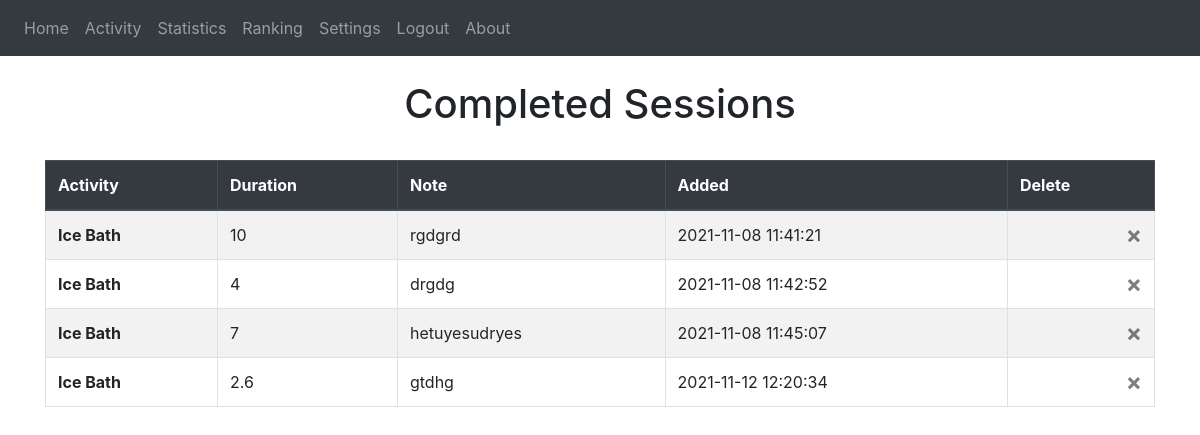
The page /activity (signed in) on the database its author committed.
### website/models.py (models this page shows)
class Note(db.Model):
    id = db.Column(db.Integer, primary_key=True)
    data = db.Column(db.String(10000))
    time = db.Column(db.Integer)
    activity = db.Column(db.String(1000))
    date = db.Column(db.DateTime(timezone=True), default=func.now())
    user_id = db.Column(db.Integer, db.ForeignKey('user.id'))

### website/auth.py (the view)
@auth.route('/activity')
@login_required
def activity():
    return render_template('activity.html', user=current_user)

### website/__init__.py (called while the page is built)
def create_app():
    app = Flask(__name__)
    app.config['SECRET_KEY'] = 'jhdsgf dshjgfj'
    app.config['SQLALCHEMY_DATABASE_URI'] = f'sqlite:///{DB_NAME}'
    app.config['SQLALCHEMY_TRACK_MODIFICATIONS'] = False
    db.init_app(app)
    from .views import views
    from .auth import auth
    app.register_blueprint(views, url_prefix='/')
    app.register_blueprint(auth, url_prefix='/')
    from .models import User
    from .models import Note
    create_database(app)
    login_manager = LoginManager()
    login_manager.login_view = 'auth.login'
    login_manager.init_app(app)
    @login_manager.user_loader
    def load_user(id):
        return User.query.get(int(id))
    return app

### website/templates/activity.html
{% extends "base.html" %} {% block title %}Activity{% endblock %}
{% block content %}
<br />
<h1 align="center">Completed Sessions</h1>
<br />
<table class="table table-striped table-bordered table-sortable">
  <thead class="thead-dark">
    <tr>
      <th scope="col">Activity</th>
      <th scope="col">Duration</th>
      <th scope="col">Note</th>
      <th scope="col">Added</th>
        <th scope="col">Delete</th>
    </tr>
  </thead>
  <tbody>
  {% for note in user.notes %}
    <tr>
      <th scope="row">{{note.activity}}</th>
      <td>{{note.time}}</td>
      <td>{{note.data}}</td>
      <td>{{note.date}}</td>
        <td>
            <button type="button" class="close" onclick="deleteNote({{ note.id }})">
                <span aria-hidden="true">&times</span>
            </button>
        </td>
    </tr>
  {% endfor %}
  </tbody>
</table>
{% endblock %}

### website/static/style.css (style rules this page uses)
.table-sortable th { cursor: pointer; }

### rows shown on the page
Note: activity "Ice Bath", time "10", data "rgdgrd", date "2021-11-08 11:41:21"
Note: activity "Ice Bath", time "4", data "drgdg", date "2021-11-08 11:42:52"
Note: activity "Ice Bath", time "7", data "hetuyesudryes", date "2021-11-08 11:45:07"
Note: activity "Ice Bath", time "2.6", data "gtdhg", date "2021-11-12 12:20:34"
